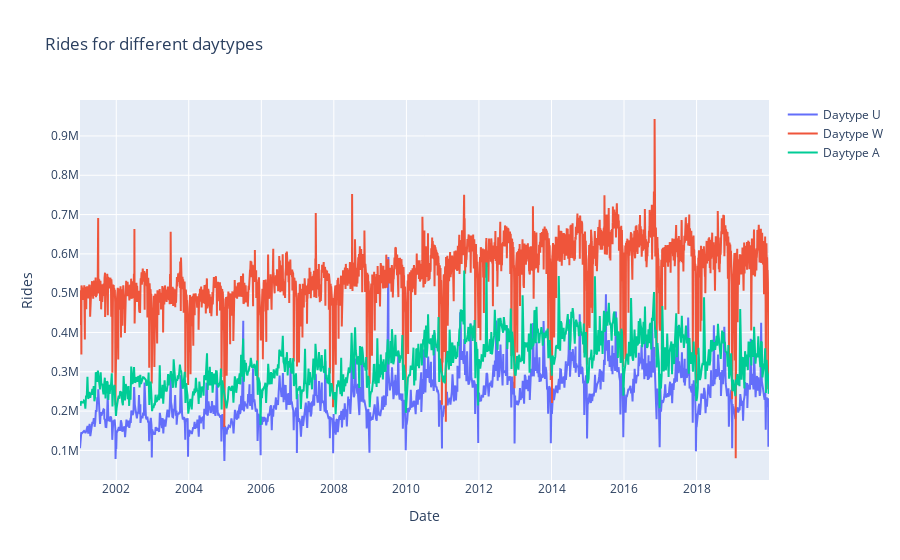

The notebook cell saved with this chart:
### Code cell
## Explore individual features now. Let's start with the daytype feature. 

daytype_rides = df.groupby(['date', 'daytype'], as_index=False)['rides'].sum()

daytype_rides_sc = []
for daytype in daytype_rides['daytype'].unique():
    current_daytype_rides = daytype_rides[(daytype_rides['daytype'] == daytype)]
    daytype_rides_sc.append(go.Scatter(x=current_daytype_rides['date'], y=current_daytype_rides['rides'], name=('Daytype %s' % daytype)))

layout = go.Layout(title='Rides for different daytypes', xaxis=dict(title='Date'), yaxis=dict(title='Rides'))
fig = go.Figure(data=daytype_rides_sc, layout=layout)
iplot(fig)

### Figure 1 — Plotly figure (JSON) as saved in the notebook; plotly's stock layout.template omitted (floating-point values rounded to 4 significant figures; data arrays with more than 128 entries replaced by an {"elided": "..."} marker saying what was removed)
{"data": [{"name": "Daytype U", "type": "scatter", "x": {"elided": "1105 str values"}, "y": {"elided": "1105 int values"}}, {"name": "Daytype W", "type": "scatter", "x": {"elided": "4847 str values"}, "y": {"elided": "4847 int values"}}, {"name": "Daytype A", "type": "scatter", "x": {"elided": "987 str values"}, "y": {"elided": "987 int values"}}], "layout": {"autosize": true, "title": {"text": "Rides for different daytypes"}, "xaxis": {"autorange": true, "range": ["2001-01-01", "2019-12-31"], "title": {"text": "Date"}, "type": "date"}, "yaxis": {"autorange": true, "range": [24680.0, 991500.0], "title": {"text": "Rides"}, "type": "linear"}}}
